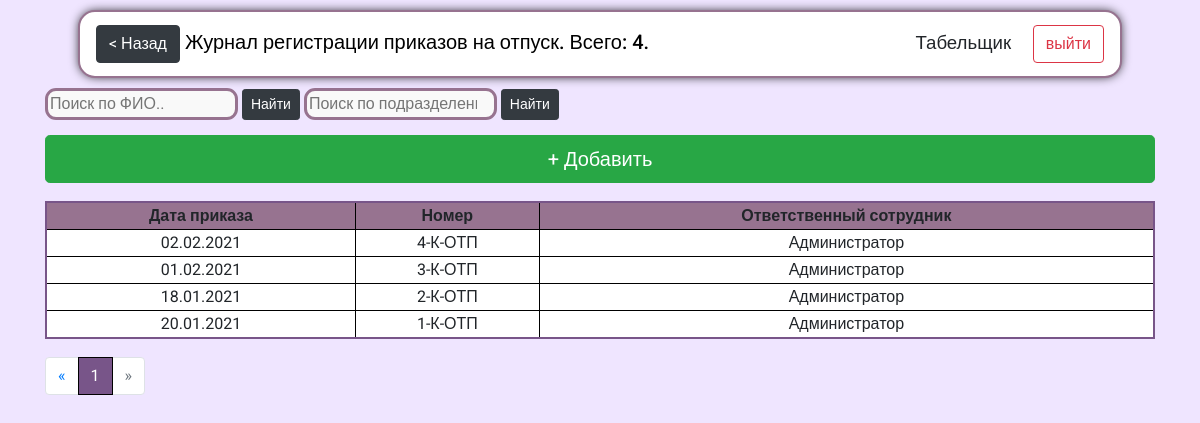
/orders_on_vacation_new/ (signed in), run on an earlier commit of the app's database.
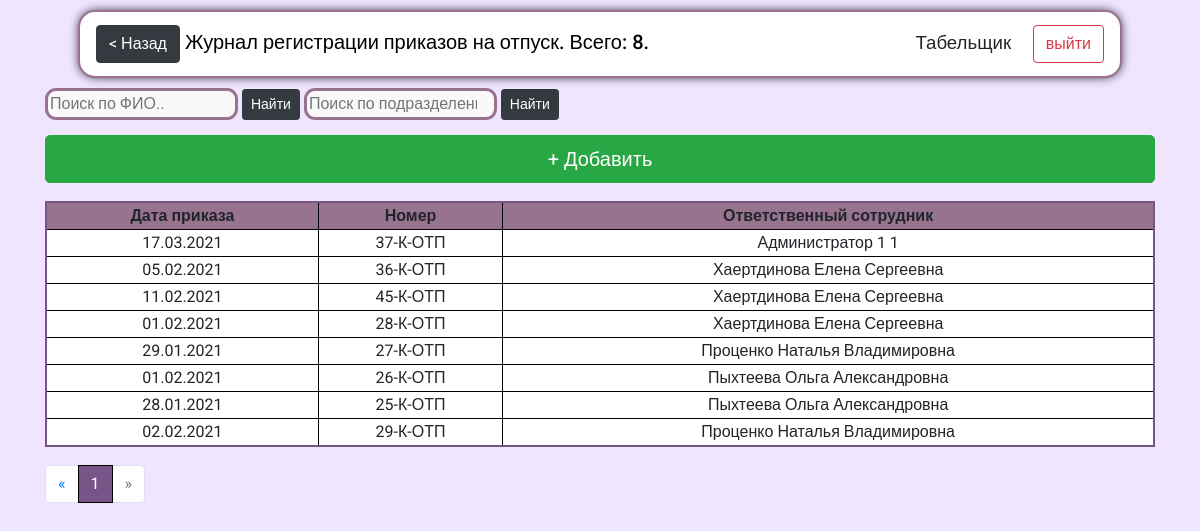
And on a later commit of the database.
### reg_jounals/models.py (models this page shows, shortened)
class NewOrdersOnVacation(models.Model):
    order_date = models.DateField(help_text="Введите дату приказа", verbose_name="Дата приказа", db_index=True)
    order_number = models.CharField(blank = True, max_length=10, help_text="Введите номер приказа", verbose_name="Номер приказа", db_index=True)
    res_officer = models.CharField(default="database", blank=True, editable=False,  max_length=256, help_text="Сотрудник, который создал приказ ", verbose_name='Ответственный сотрудник')
    class Meta:
        ordering = ["-id"]
        verbose_name = 'Приказ на отпуск'
        verbose_name_plural = 'Приказы на отпуск (новые)'

### reg_jounals/views.py (the view)
# urls.py: path('orders_on_vacation_new/', views.new_order_on_vacation, name='orders_on_vacation_new'),
def new_order_on_vacation(request):
    if request.user.is_authenticated:
        items = ""
        orders = []
        search_query = request.GET.get('vac_search','')
        sq_dep = request.GET.get('vac_dep_search','')
        if search_query:
            items = NewOrdersOnVacation_item.objects.filter(fio__icontains=search_query)
            items_count = len(items)
            return render(request, 'reg_jounals/vac_search.html', context={'orders':orders, 'items':items, 'search_query':search_query, 'items_count':items_count})
        else:
            if sq_dep:
                items = NewOrdersOnVacation_item.objects.filter(dep__dep_name__icontains=sq_dep)
                items_count = len(items)
                return render(request, 'reg_jounals/vac_search.html', context={'orders':orders, 'items':items, 'search_query':sq_dep, 'items_count':items_count})
            else:
                orders = NewOrdersOnVacation.objects.all().order_by('-id')
                count = len(orders)
                p_orders = Paginator(orders, 20)
                page_number = request.GET.get('page', 1)
                page = p_orders.get_page(page_number)
                return render(request, 'reg_jounals/orders_on_vacation_new.html', context={'orders':page, 'count':count})
    else:
        return render(request, 'reg_jounals/no_auth.html')

### reg_jounals/templates/reg_jounals/orders_on_vacation_new.html (shortened to what this page needs)
{%extends "reg_jounals/index.html" %}
{%block header%} <a class="btn btn-dark" href="../"> < Назад</a> Журнал регистрации приказов на отпуск. Всего: {{count}}.  {%endblock%}
{%block content%}
<form action="{% url 'orders_on_vacation_new' %}">
  <input type="search" name="vac_search" placeholder="Поиск по ФИО..">
  <button class="btn btn-sm btn-dark" type="submit" name="" value="Найти">Найти</button>
  <input type="search" name="vac_dep_search" placeholder="Поиск по подразделению">
  <button class="btn btn-sm btn-dark" type="submit" name="" value="Найти">Найти</button>
</form>
<a class="btn btn-success btn-lg m-bottom btn-add " href="{% url 'orders_on_vacation_new_add_url'%}" > + Добавить</a>
{% if orders %}
<table>
  <thead class="thead-dark">
  <tr class="tr-header">
    <th scope="col">Дата приказа</th>
    <th scope="col">Номер</th>
    <th scope="col">Ответственный сотрудник</th>
  </tr>
  </thead>
  {%for order in orders%}
<tr onclick="return location.href = '{% url 'orders_on_vacation_new_create_url' id=order.id%}' ">
    <td>{{order.order_date|date:"d.m.Y"}}</td>
    <td>{{order.order_number}}</td>
    <td>{{order.res_officer}}</td>
</tr>
  {%endfor%}
</table>
<nav  class="paginator" aria-label="Page navigation example">
  <ul class="pagination">
    <li class="page-item">
      <a class="page-link" href="#" aria-label="Previous">
<span aria-hidden="true">&laquo;</span>
      </a>
    </li>
{% for p in orders.paginator.page_range %}
  {% if orders.number == p%}
   <li class="page-item active"><a class="page-link" href="?page={{p}}">{{ p }}</a></li>
   {%else%}
        <li class="page-item"><a class="page-link" href="?page={{p}}">{{ p }}</a></li>
    {%endif%}
  {% endfor %}
{%if orders.has_next%}
    <li class="page-item">
      <a class="page-link" href='?page={{orders.next_page_number}}' aria-label="Next">
<span aria-hidden="true">&raquo;</span>
      </a>
    </li>
  {%else%}
  <li class="page-item disabled">
    <a class="page-link" href='#' aria-disabled='true' aria-label="Next">
      <span aria-hidden="true">&raquo;</span>
    </a>
  </li>
  {%endif%}
  </ul>
</nav>
{%else%}
<h2>Записей нет</h2>
{%endif%}
{%endblock%}

What changed in the data, as far as the page shows it:
removed NewOrdersOnVacation: order_date "02.02.2021", order_number "4-К-ОТП", res_officer "Администратор"
removed NewOrdersOnVacation: order_date "01.02.2021", order_number "3-К-ОТП", res_officer "Администратор"
removed NewOrdersOnVacation: order_date "20.01.2021", order_number "1-К-ОТП", res_officer "Администратор"
added NewOrdersOnVacation: order_date "17.03.2021", order_number "37-К-ОТП", res_officer "Администратор 1 1"
added NewOrdersOnVacation: order_date "05.02.2021", order_number "36-К-ОТП", res_officer "Хаертдинова Елена Сергеевна"
added NewOrdersOnVacation: order_date "11.02.2021", order_number "45-К-ОТП", res_officer "Хаертдинова Елена Сергеевна"
added NewOrdersOnVacation: order_date "01.02.2021", order_number "28-К-ОТП", res_officer "Хаертдинова Елена Сергеевна"
added NewOrdersOnVacation: order_date "29.01.2021", order_number "27-К-ОТП", res_officer "Проценко Наталья Владимировна"
added NewOrdersOnVacation: order_date "01.02.2021", order_number "26-К-ОТП", res_officer "Пыхтеева Ольга Александровна"
added NewOrdersOnVacation: order_date "28.01.2021", order_number "25-К-ОТП", res_officer "Пыхтеева Ольга Александровна"
changed NewOrdersOnVacation: order_date "18.01.2021" → "02.02.2021"; order_number "2-К-ОТП" → "29-К-ОТП"; res_officer "Администратор" → "Проценко Наталья Владимировна"
Also different on the page:
{{ count }}: "4" → "8"
